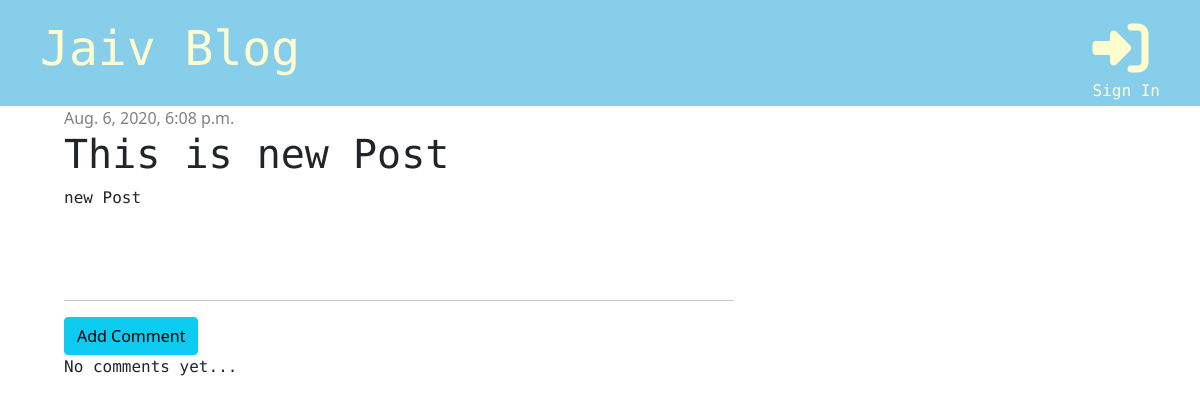
Page /post/5 on the earlier database version.
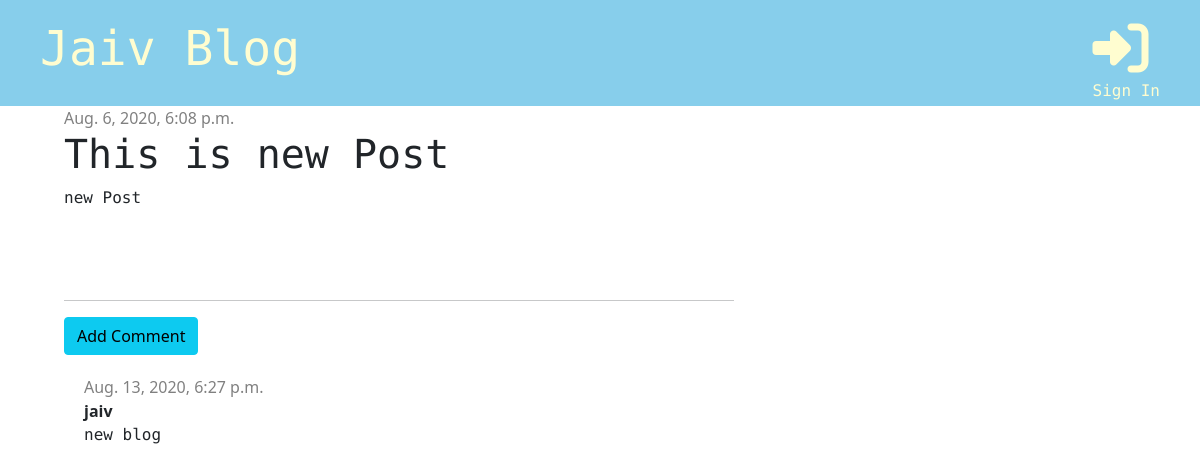
Same page on the later database version.
### blog/models.py (models this page shows, shortened)
class Post(models.Model):
    author = models.ForeignKey('auth.User', on_delete=models.CASCADE)
    title = models.CharField(max_length=200)
    text = models.TextField()
    created_date = models.DateTimeField(default=timezone.now)
    published_date = models.DateTimeField(blank=True, null=True)

class Comment(models.Model):
    post = models.ForeignKey('blog.Post', on_delete=models.CASCADE, related_name='comments')
    author = models.CharField(max_length=200)
    text = models.TextField()
    created_date = models.DateTimeField(default=timezone.now)

### blog/views.py (the view)
# urls.py: path('post/<int:pk>', views.post_detail, name='post_detail'),
def post_detail(request, pk):
    post = get_object_or_404(Post, pk=pk)
    stuff_for_frontend = {'post': post}
    return render(request, 'blog/post_detail.html', stuff_for_frontend)

### blog/templates/blog/post_detail.html (shortened to what this page needs)
{% extends 'blog/base.html'%}
    {% block content %}
        <div class="post">
            {% if post.published_date %}
            <div class="date">
                {{ post.published_date }}
            </div>
            {% else %}
                <a href="{% url 'post_publish' pk=post.pk %}" class="btn btn-primary">Publish</a>
            {% endif %}
            <h1>{{ post.title }}</h1>
            <p> {{ post.text|linebreaksbr}}</p>
        </div>
        <hr>
        <a href="{% url 'add_comment_to_post' pk=post.pk %}" class="btn btn-info">Add Comment</a>
        {% for comment in post.comments.all %}
        <div class="comment">
            <div class="date">
                {{ comment.created_date }}
            </div>
        <strong>{{ comment.author }}</strong>
        <p>{{ comment.text }}</p>
            {% empty %}
            <p>No comments yet...</p>
        </div>
        {% endfor %}
{% endblock %}

### blog/templates/blog/base.html (shortened to what this page needs)
<!DOCTYPE html>
<html lang="en">
<head>
    {% load static %}
    <link rel="stylesheet" href="https://stackpath.bootstrapcdn.com/bootstrap/5.0.0-alpha1/css/bootstrap.min.css">
    <link rel="stylesheet" href="{% static 'css/blog.css' %}">
</head>
<body>
<div class="page-header">
    {% if user.is_authenticated %}
         <a href="{% url 'post_draft_list' %}" class="top-menu"><i class="fab fa-firstdraft fa-2x" style="color: #fffdd0;"></i><p style="font-size: 11pt;">Drafts</p></a>
        <a href="{% url 'post_new' %}" class="top-menu"><i class="fas fa-plus fa-2x" style="color: #fffdd0;"></i><p style="font-size: 12pt; padding-left: 10px">Add</p></a>
        <p class="top-menu"> Hello, {{ user.username }} <small>(<a href="{% url 'logout' %}">Logout</a>) </small></p>
    {% else %}
        <a href="{% url 'login' %}" class="top-menu"><i class="fas fa-sign-in-alt fa-2x"></i><p style="font-size: 12pt;">Sign In</p></a>
    {% endif %}
    <h1><a href="{% url 'post_list' %}"> Jaiv Blog </a> </h1>
</div>
<div class="content container">
    <div class="row">
       <div class="col-md-8">
           {% block content %}
           {% endblock %}
       </div>
    </div>
</div>

### blog/static/css/blog.css (style rules this page uses)
.page-header { background-color: skyblue; margin-top: 0; padding: 20px 20px 20px 40px; }
.page-header h1 a { color: #fffdd0; text-decoration: none; font-size: 36pt; }
.content { margin-left: 40px; }
h1, h2, h3, h4, p { font-family: "Roboto Mono", "Lucida Grande", "DejaVu Sans", "Bitstream Vera Sans", Verdana, Arial, sans-serif; }
.date { color: grey; }
.post { margin-bottom: 90px; }
.top-menu, .top-menu:hover { color: #fffdd0; float: right; margin-right: 20px; font-size: 21pt; text-decoration: none; }
.comment { margin: 20px 20px 0 20px; }

Differences in the rows shown:
added Comment: created_date "Aug. 13, 2020, 6:27 p.m.", author "jaiv", text "new blog"
Other differences:
text no longer shown: "No comments yet..."
